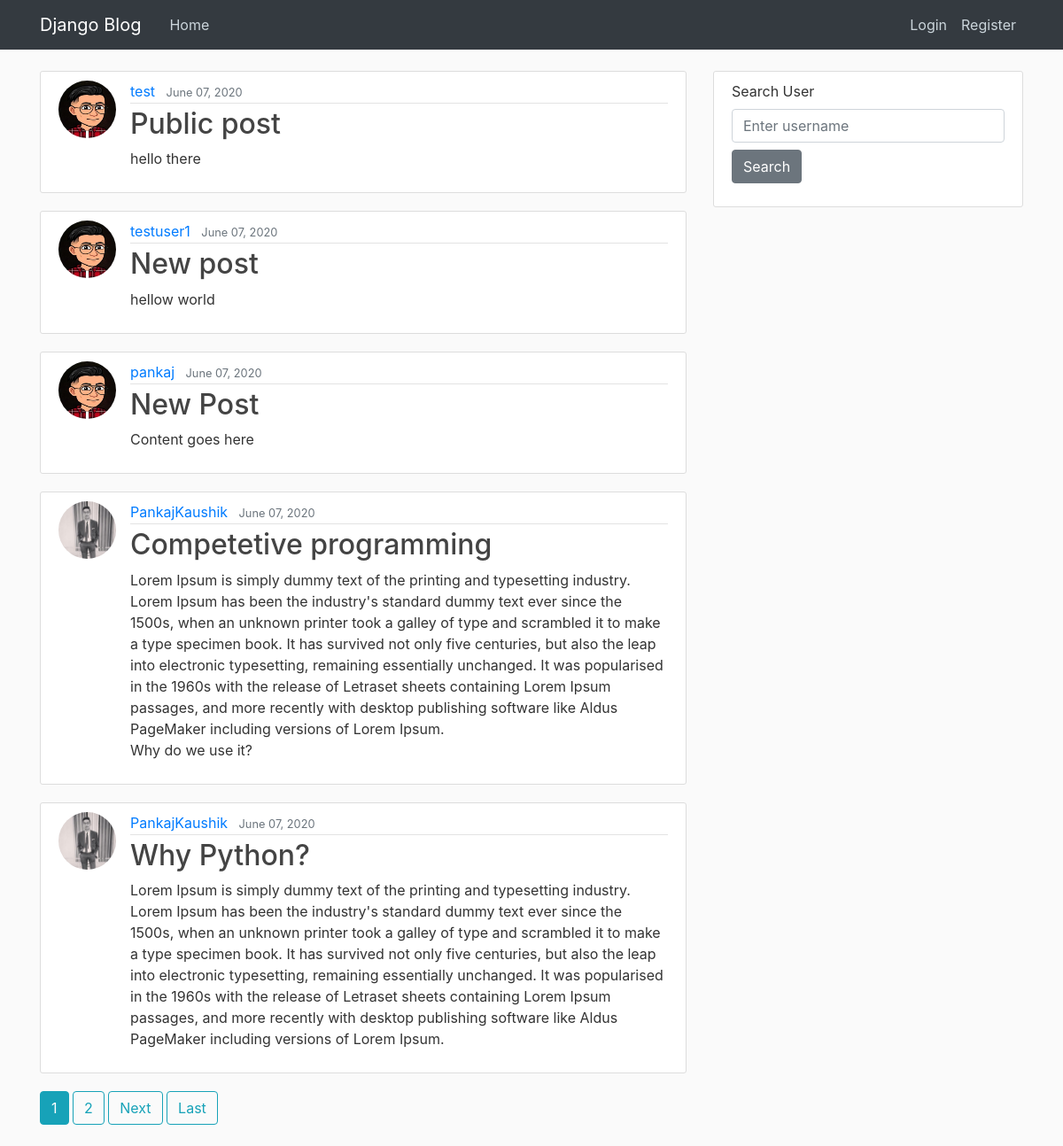
The page / on the database its author committed.
### blog/models.py (models this page shows, shortened)
class Post(models.Model):
    title = models.CharField(max_length=100)
    image = models.ImageField(upload_to='blog_images/')
    content = models.TextField()
    date = models.DateTimeField(default=timezone.now)
    author = models.ForeignKey(User, on_delete=models.CASCADE)
    private = models.BooleanField(blank=True, default=False)

### users/models.py (models this page shows, shortened)
class Profile(models.Model):
    user = models.OneToOneField(User, on_delete=models.CASCADE)
    image = models.ImageField(default='default.jpg', upload_to='profile_pics')

### blog/views.py (the view)
# urls.py: path('', PostListView.as_view(), name='blog-home'),
class PostListView(ListView):
    queryset = Post.objects.filter(private=False).order_by('-date')
    model = Post
    template_name = 'blog/home.html'
    context_object_name = 'posts'
    paginate_by = 5

### blog/templates/blog/home.html (shortened to what this page needs)
{% extends "blog/base.html" %}
{% block content %}
{%for post in posts%}
<article class="media content-section">
  <img class="rounded-circle article-img" src="{{ post.author.profile.image.url }}">
  <div class="media-body">
    <div class="article-metadata">
      <a class="mr-2" href="{% url 'public-profile' post.author.id %}">{{ post.author }}</a>
      <small class="text-muted">{{ post.date| date:"F d, Y"}}</small>
    </div>
    <h2><a class="article-title" href="{% url 'post-detail' post.id %}">{{ post.title }}</a></h2>
    <p class="article-content">{{ post.content }}</p>
  </div>
</article>
{% endfor %}
{% if is_paginated %}
{% for num in page_obj.paginator.page_range %}
{% if page_obj.number == num %}
<a class="btn btn-info mb-4" href="?page={{ num }}">{{ num }}</a>
{% elif num > page_obj.number|add:'-3' and num < page_obj.number|add:'3' %}
<a class="btn btn-outline-info mb-4" href="?page={{ num }}">{{ num }}</a>
{% endif %}
{% endfor %}
{% if page_obj.has_next %}
<a class="btn btn-outline-info mb-4" href="?page={{ page_obj.next_page_number }}">Next</a>
<a class="btn btn-outline-info mb-4" href="?page={{ page_obj.paginator.num_pages }}">Last</a>
{% endif %}
{% endif %}
{% endblock content %}

### blog/static/blog/main.css (style rules this page uses)
body { background: #fafafa; color: #333333; margin-top: 5rem; }
h1, h2, h3, h4, h5, h6 { color: #444444; }
.content-section { background: #ffffff; padding: 10px 20px; border: 1px solid #dddddd; border-radius: 3px; margin-bottom: 20px; }
.article-title { color: #444444; }
.article-content { white-space: pre-line; }
.article-img { height: 65px; width: 65px; margin-right: 16px; }
.article-metadata { padding-bottom: 1px; margin-bottom: 4px; border-bottom: 1px solid #e3e3e3 }

### rows shown on the page
Post: author.profile.image (placeholder picture), author "test", date "June 07, 2020", title "Public post", content "hello there"
Post: author.profile.image (placeholder picture), author "testuser1", date "June 07, 2020", title "New post", content "hellow world"
Post: author.profile.image (placeholder picture), author "pankaj", date "June 07, 2020", title "New Post", content "Content goes here"
Post: author.profile.image (picture), author "PankajKaushik", date "June 07, 2020", title "Competetive programming", content "Lorem Ipsum is simply dummy text of the printing and typesetting industry. Lorem Ipsum has been the industry's standard dummy text ever since the 1500s, when an unknown printer took a galley of type and scrambled it to make a type specimen book. It has survived not only five centuries, but also the leap into electronic typesetting, remaining essentially unchanged. It was popularised in the 1960s with the release of Letraset sheets containing Lorem Ipsum passages, and more recently with desktop publishing software like Aldus PageMaker including versions of Lorem Ipsum. Why do we use it?"
Post: author.profile.image (picture), author "PankajKaushik", date "June 07, 2020", title "Why Python?", content "Lorem Ipsum is simply dummy text of the printing and typesetting industry. Lorem Ipsum has been the industry's standard dummy text ever since the 1500s, when an unknown printer took a galley of type and scrambled it to make a type specimen book. It has survived not only five centuries, but also the leap into electronic typesetting, remaining essentially unchanged. It was popularised in the 1960s with the release of Letraset sheets containing Lorem Ipsum passages, and more recently with desktop publishing software like Aldus PageMaker including versions of Lorem Ipsum."

### other values the page prints
{{ num }} "1"
{{ num }} "2"
